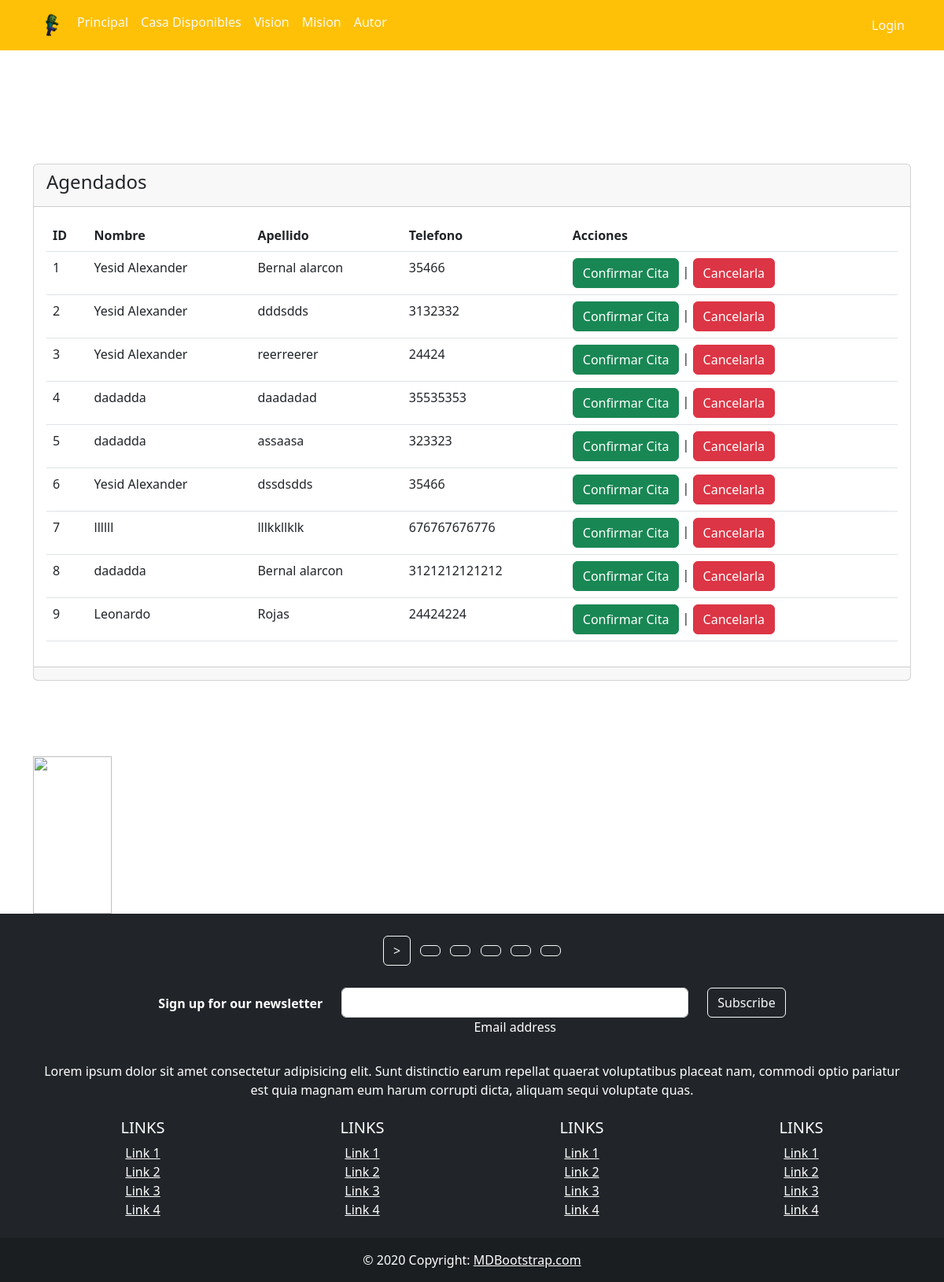
/agendados, run on the app's committed database.
### finca/models.py (models this page shows)
class Datos(models.Model):
    id = models.AutoField(primary_key=True)
    nombres = models.CharField(max_length=180, verbose_name='Nombre')
    apellidos = models.TextField(null=True, verbose_name='Apellido')
    telefono = models.IntegerField(null=True, verbose_name='Telefono')

### finca/views.py (the view)
# urls.py: path('agendados', views.agendados, name='agendados'),
def agendados(request):
    datos = Datos.objects.all()
    return render(request, 'paginas/agendados.html', {'datos':datos})

### finca/templates/paginas/agendados.html (shortened to what this page needs)
{% extends "base.html" %}
{% block contenido %}
<div class="card">
    <div class="card-header">
        <h4>Agendados</h4>
    </div>
    <div class="card-body">
        <table class="table">
            <thead>
            <tr>
                <th>ID</th>
                <th>Nombre</th>
                <th>Apellido</th>
                <th>Telefono</th>
                <th>Acciones</th>
            </tr>
            </thead>
            <tbody>
            {% for dato in datos %}
            <tr>
                <td>{{ dato.id }}</td>
                <td>{{ dato.nombres }}</td>
                <td>
                    {{ dato.apellidos }}
                </td>
                <td>{{ dato.telefono }}</td>
                <td>
                    <a name="" id="" class="btn btn-success" href="#"
                       role="button">Confirmar Cita</a> |
                    <a name="" id="" class="btn btn-danger"
                       href="#"
                       role="button">Cancelarla</a>
                </td>
            </tr>
            {% endfor %}
            </tbody>
        </table>
    </div>
    <div class="card-footer text-muted">
    </div>
</div>
 <br>
    <br>
    <br>
    <br>
    <img src="https://i.gifer.com/origin/ec/ec7ff2b422fef7ac7a68da009e30abd5_w200.gif" height="200" width="100">
{% endblock %}

### finca/templates/base.html (shortened to what this page needs)
<!DOCTYPE html>
<html lang="en">
<head>
    <link href="https://cdn.jsdelivr.net/npm/bootstrap@5.3.0/dist/css/bootstrap.min.css" rel="stylesheet"
>
</head>
<body style="background-image: url('https://encrypted-tbn0.gstatic.com/images?q=tbn:ANd9GcQWzfmeIzeTPt0pXwI6SyQK3LyVmuRS13K9GZiDU78f&s');background-size: cover;
    background-position: center;">
{% load static %}
<nav class="navbar navbar-expand-lg navbar-dark bg-warning">
    <div class="container">
        <ul class="navbar-nav mr-auto">
            <li>
                <img src="{% static 'images/img.png' %}" alt="Imagen" style="width: 3rem; height: 3rem">
            </li>
            <li class="nav-item">
                <a class="nav-item nav-link active text-light" href="{% url 'inicio' %}">Principal</a>
            </li>
            <li class="nav-item">
                <a class="nav-item nav-link active text-light" href="{% url 'user' %}">Casa Disponibles</a>
            </li>
            <li class="nav-item">
                <a class="nav-item nav-link active text-light" href="{% url 'nosotros' %}">Vision</a>
            </li>
             <li class="nav-item">
                <a class="nav-item nav-link active text-light" href="{% url 'nosotros' %}"> Mision</a>
            </li>
             <li class="nav-item">
                <a class="nav-item nav-link active text-light" href="{% url 'nosotros' %}"> Autor</a>
            </li>
        </ul>
        <ul class="navbar-nav">
            <li class="nav-item">
                {% if user.is_authenticated %}
                <a class="nav-item nav-link active text-light" href="{% url 'salir' %}">Cerrar Sesion</a>
                {% else %}
                <a class="nav-item nav-link active text-light" href="{% url 'login' %}">Login</a>
                {% endif %}
            </li>
        </ul>
    </div>
</nav>
<div class="container">
    <div class="row">
        <div class="col-12">
            <br>
            <br>
            <br>
            <br>
            <br>
            <br>
            {% block contenido %} {% endblock %}
        </div>
    </div>
</div>
<footer class="bg-dark text-center text-white">
  <div class="container p-4">
    <section class="mb-4">
      <a class="btn btn-outline-light btn-floating m-1"  href="{% url 'nosotros' %}">
        ></a>
      <a class="btn btn-outline-light btn-floating m-1" href="{% url 'nosotros' %}" role="button"
        ></a>
      <a class="btn btn-outline-light btn-floating m-1" href="{% url 'nosotros' %}" role="button"
        ></a>
      <a class="btn btn-outline-light btn-floating m-1" href="{% url 'nosotros' %}" role="button"
        ></a>
      <a class="btn btn-outline-light btn-floating m-1" href="{% url 'nosotros' %}" role="button"
        ></a>
      <a class="btn btn-outline-light btn-floating m-1" href="{% url 'nosotros' %}" role="button"
        ></a>
    </section>
    <section class="">
      <form action="">
        <div class="row d-flex justify-content-center">
          <div class="col-auto">
            <p class="pt-2">
              <strong>Sign up for our newsletter</strong>
            </p>
          </div>
          <div class="col-md-5 col-12">
            <div class="form-outline form-white mb-4">
              <input type="email" id="form5Example21" class="form-control" />
              <label class="form-label" for="form5Example21">Email address</label>
            </div>
          </div>
          <div class="col-auto">
            <button type="submit" class="btn btn-outline-light mb-4">
              Subscribe
            </button>
          </div>
        </div>
      </form>
    </section>
    <section class="mb-4">
      <p>
        Lorem ipsum dolor sit amet consectetur adipisicing elit. Sunt distinctio earum
        repellat quaerat voluptatibus placeat nam, commodi optio pariatur est quia magnam
        eum harum corrupti dicta, aliquam sequi voluptate quas.
      </p>
    </section>
    <section class="">
      <div class="row">
        <div class="col-lg-3 col-md-6 mb-4 mb-md-0">
          <h5 class="text-uppercase">Links</h5>
          <ul class="list-unstyled mb-0">
            <li>
              <a href="#!" class="text-white">Link 1</a>
            </li>
            <li>
              <a href="#!" class="text-white">Link 2</a>
            </li>
            <li>
              <a href="#!" class="text-white">Link 3</a>
            </li>
            <li>
              <a href="#!" class="text-white">Link 4</a>
            </li>
          </ul>
        </div>
        <div class="col-lg-3 col-md-6 mb-4 mb-md-0">
          <h5 class="text-uppercase">Links</h5>
          <ul class="list-unstyled mb-0">
            <li>
              <a href="#!" class="text-white">Link 1</a>
            </li>
            <li>
              <a href="#!" class="text-white">Link 2</a>
            </li>
            <li>
              <a href="#!" class="text-white">Link 3</a>
            </li>
            <li>
              <a href="#!" class="text-white">Link 4</a>
            </li>
          </ul>
        </div>
        <div class="col-lg-3 col-md-6 mb-4 mb-md-0">
          <h5 class="text-uppercase">Links</h5>
          <ul class="list-unstyled mb-0">
            <li>
              <a href="#!" class="text-white">Link 1</a>
            </li>
            <li>
              <a href="#!" class="text-white">Link 2</a>
            </li>
            <li>
              <a href="#!" class="text-white">Link 3</a>
            </li>
            <li>
              <a href="#!" class="text-white">Link 4</a>
            </li>
          </ul>
        </div>
        <div class="col-lg-3 col-md-6 mb-4 mb-md-0">
          <h5 class="text-uppercase">Links</h5>
          <ul class="list-unstyled mb-0">
            <li>
              <a href="#!" class="text-white">Link 1</a>
            </li>
            <li>
              <a href="#!" class="text-white">Link 2</a>
            </li>
            <li>
              <a href="#!" class="text-white">Link 3</a>
            </li>
            <li>
              <a href="#!" class="text-white">Link 4</a>
            </li>
          </ul>
        </div>
      </div>
    </section>
  </div>
  <div class="text-center p-3" style="background-color: rgba(0, 0, 0, 0.2);">
    © 2020 Copyright:
    <a class="text-white" href="https://mdbootstrap.com/">MDBootstrap.com</a>
  </div>
</footer>
</body>
</html>

### data on the page
Datos: id "1", nombres "Yesid Alexander", apellidos "Bernal alarcon", telefono "35466"
Datos: id "2", nombres "Yesid Alexander", apellidos "dddsdds", telefono "3132332"
Datos: id "3", nombres "Yesid Alexander", apellidos "reerreerer", telefono "24424"
Datos: id "4", nombres "dadadda", apellidos "daadadad", telefono "35535353"
Datos: id "5", nombres "dadadda", apellidos "assaasa", telefono "323323"
Datos: id "6", nombres "Yesid Alexander", apellidos "dssdsdds", telefono "35466"
Datos: id "7", nombres "llllll", apellidos "lllkkllklk", telefono "676767676776"
Datos: id "8", nombres "dadadda", apellidos "Bernal alarcon", telefono "3121212121212"
Datos: id "9", nombres "Leonardo", apellidos "Rojas", telefono "24424224"
